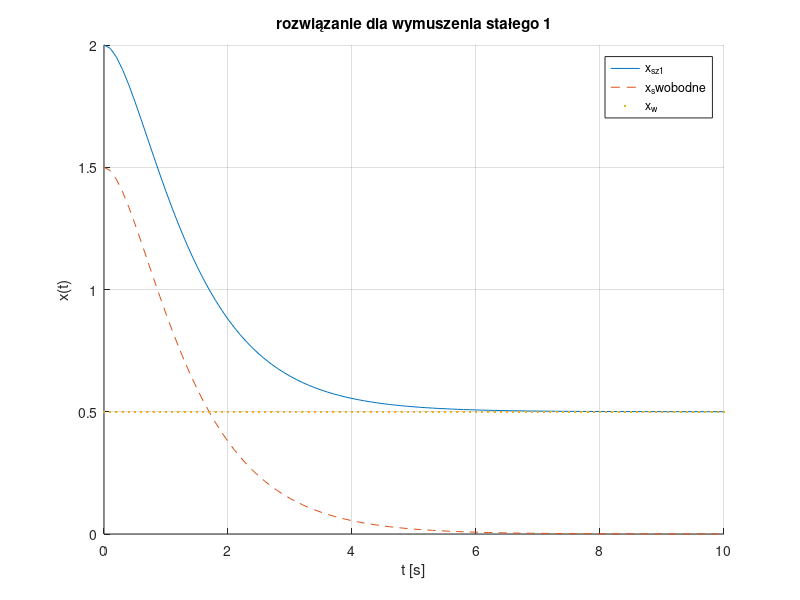
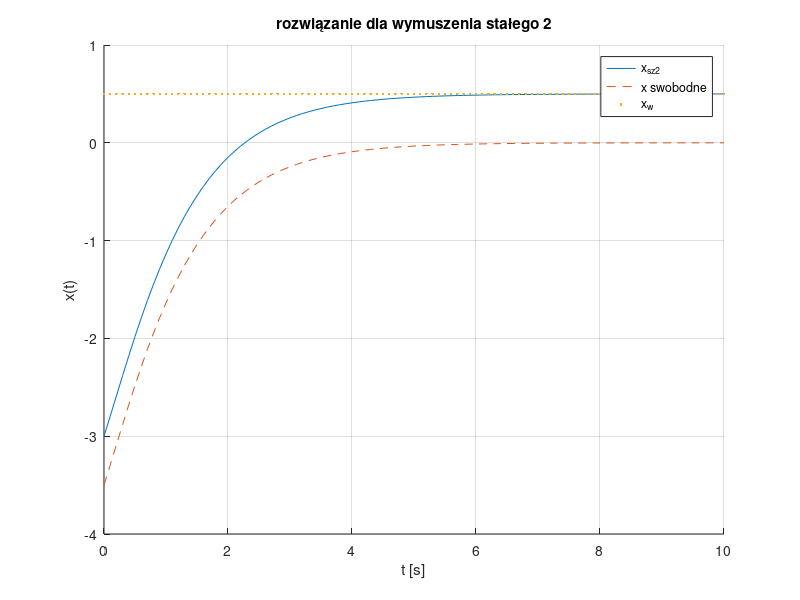
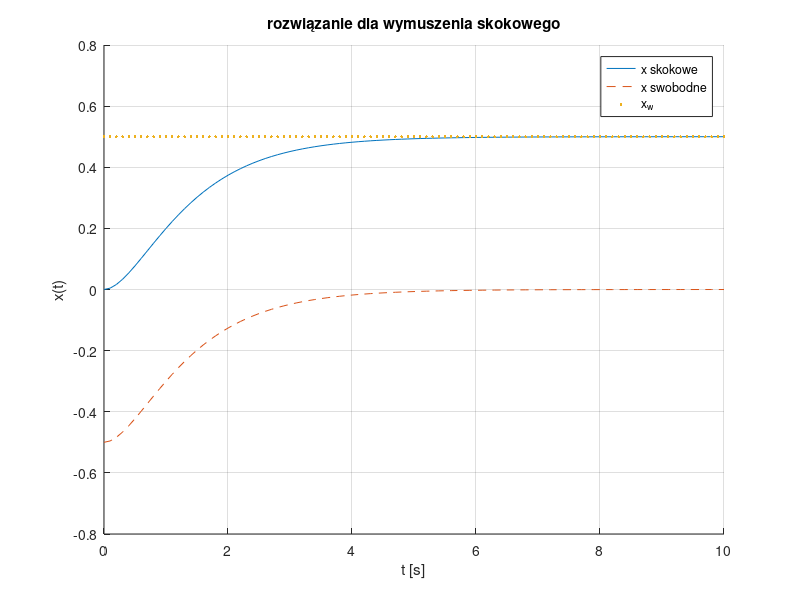
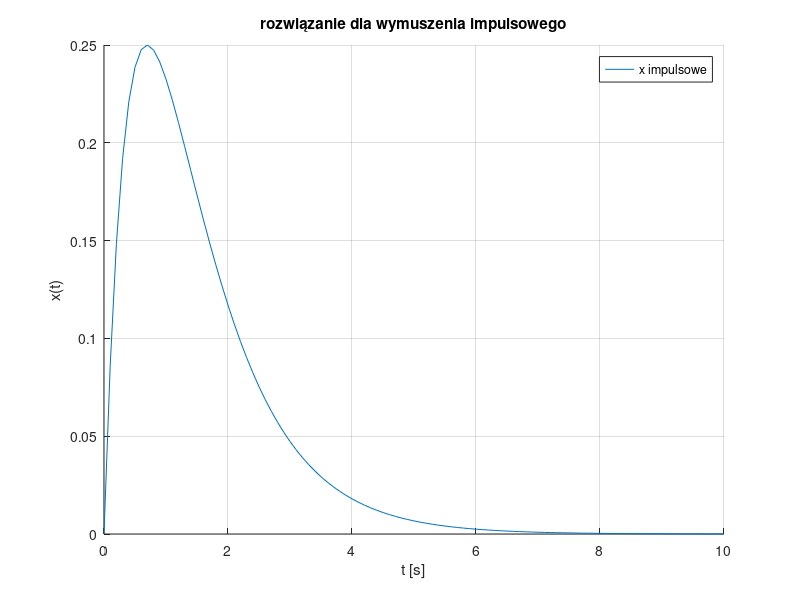

Reproduce these figures in MATLAB, in order.
% Adam Prystupa 275496
% Grupa 1  Wtorek 7:30
% Ćwiczenie nr 3

clear all;
close all;



t=[0:0.1:10];
x_sz1=3*exp(-t)-3/2*exp(-2*t)+1/2;
x_sz2=3/2*exp(-2*t)-5*exp(-t)+1/2;
x_skok=-1*exp(-t)+1/2*exp(-2*t)+1/2;
x_skoks=1/2*exp(-2*t)-1*exp(-t);
x_impuls=-1*exp(-2*t)+exp(-t);
x_s1=3*exp(-t)-3/2*exp(-2*t);
x_s2=3/2*exp(-2*t)-5*exp(-t);
x_w=0*t+1/2;



figure;
hold on;
grid on;

    plot(t,x_sz1,'-');
    plot(t,x_s1,'--');
    plot(t,x_w,'.');
    xlabel('t [s]');
    ylabel('x(t)');
    legend('x_s_z_1','x_swobodne','x_w');
    title('rozwiązanie dla wymuszenia stałego 1');

figure;
hold on;
grid on;

    plot(t,x_sz2,'-');
    plot(t,x_s2,'--');
    plot(t,x_w,'.');
    xlabel('t [s]');
    ylabel('x(t)');
    legend('x_s_z_2','x swobodne','x_w')
    title('rozwiązanie dla wymuszenia stałego 2');

figure
hold on;
grid on;
plot(t,x_skok,'-');
    plot(t,x_skoks,'--');
    plot(t,x_w,'.');
    xlabel('t [s]');
    ylabel('x(t)');
    legend('x skokowe','x swobodne','x_w')
    title('rozwiązanie dla wymuszenia skokowego');

    figure
hold on;
grid on;
plot(t,x_impuls,'-');
    xlabel('t [s]');
    ylabel('x(t)');
    legend('x impulsowe')
    title('rozwiązanie dla wymuszenia impulsowego');


figure;
hold on;
grid on;
    plot(t,x_sz1,'-');
    plot(t,x_w,'--');
    plot(t,x_sz2,'-');
    plot(t,x_skok,'-');
    xlabel('t [s]');
    ylabel('x(t)');
    legend('x_s_z_1','x_w','x_s_z_2','x skokowe')
    title('porównanie wyników');




hold off;